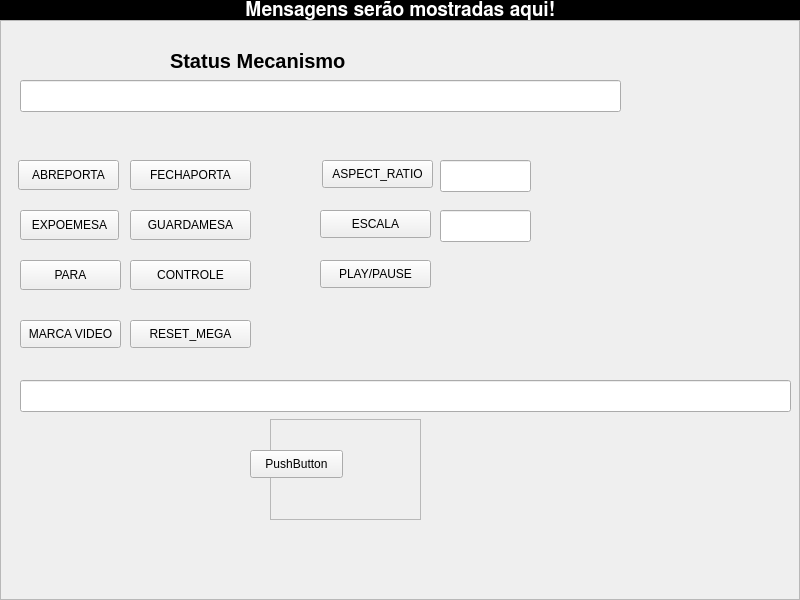
<?xml version="1.0" encoding="UTF-8"?>
<ui version="4.0">
 <class>MainWindow</class>
 <widget class="QMainWindow" name="MainWindow">
  <property name="geometry">
   <rect>
    <x>0</x>
    <y>0</y>
    <width>800</width>
    <height>600</height>
   </rect>
  </property>
  <property name="windowTitle">
   <string>MainWindow</string>
  </property>
  <widget class="QWidget" name="centralwidget">
   <property name="sizePolicy">
    <sizepolicy hsizetype="Expanding" vsizetype="Expanding">
     <horstretch>0</horstretch>
     <verstretch>0</verstretch>
    </sizepolicy>
   </property>
   <layout class="QGridLayout" name="gridLayout">
    <property name="leftMargin">
     <number>0</number>
    </property>
    <property name="topMargin">
     <number>0</number>
    </property>
    <property name="rightMargin">
     <number>0</number>
    </property>
    <property name="bottomMargin">
     <number>0</number>
    </property>
    <property name="horizontalSpacing">
     <number>0</number>
    </property>
    <property name="verticalSpacing">
     <number>6</number>
    </property>
    <item row="0" column="0">
     <layout class="QVBoxLayout" name="verticalLayout">
      <item>
       <widget class="QLabel" name="label_msg">
        <property name="sizePolicy">
         <sizepolicy hsizetype="Expanding" vsizetype="Fixed">
          <horstretch>0</horstretch>
          <verstretch>0</verstretch>
         </sizepolicy>
        </property>
        <property name="font">
         <font>
          <family>FreeSans</family>
          <pointsize>14</pointsize>
          <weight>75</weight>
          <bold>true</bold>
         </font>
        </property>
        <property name="layoutDirection">
         <enum>Qt::LeftToRight</enum>
        </property>
        <property name="styleSheet">
         <string notr="true">background-color:black;
color:white</string>
        </property>
        <property name="text">
         <string>Mensagens serão mostradas aqui!</string>
        </property>
        <property name="alignment">
         <set>Qt::AlignCenter</set>
        </property>
       </widget>
      </item>
      <item>
       <widget class="QFrame" name="frame_video">
        <property name="frameShape">
         <enum>QFrame::StyledPanel</enum>
        </property>
        <property name="frameShadow">
         <enum>QFrame::Raised</enum>
        </property>
        <widget class="QLabel" name="label">
         <property name="geometry">
          <rect>
           <x>170</x>
           <y>30</y>
           <width>251</width>
           <height>22</height>
          </rect>
         </property>
         <property name="font">
          <font>
           <pointsize>15</pointsize>
           <weight>75</weight>
           <bold>true</bold>
          </font>
         </property>
         <property name="text">
          <string>Status Mecanismo</string>
         </property>
        </widget>
        <widget class="QLineEdit" name="lineedit_mecanismo">
         <property name="geometry">
          <rect>
           <x>20</x>
           <y>60</y>
           <width>601</width>
           <height>32</height>
          </rect>
         </property>
         <property name="font">
          <font>
           <pointsize>12</pointsize>
          </font>
         </property>
        </widget>
        <widget class="QLabel" name="label_data">
         <property name="geometry">
          <rect>
           <x>630</x>
           <y>61</y>
           <width>161</width>
           <height>31</height>
          </rect>
         </property>
         <property name="sizePolicy">
          <sizepolicy hsizetype="Fixed" vsizetype="Preferred">
           <horstretch>0</horstretch>
           <verstretch>0</verstretch>
          </sizepolicy>
         </property>
         <property name="text">
          <string/>
         </property>
        </widget>
        <widget class="QPushButton" name="pushButton">
         <property name="geometry">
          <rect>
           <x>18</x>
           <y>140</y>
           <width>101</width>
           <height>30</height>
          </rect>
         </property>
         <property name="text">
          <string>ABREPORTA</string>
         </property>
        </widget>
        <widget class="QPushButton" name="pushButton_2">
         <property name="geometry">
          <rect>
           <x>130</x>
           <y>140</y>
           <width>121</width>
           <height>30</height>
          </rect>
         </property>
         <property name="text">
          <string>FECHAPORTA</string>
         </property>
        </widget>
        <widget class="QPushButton" name="pushButton_3">
         <property name="geometry">
          <rect>
           <x>20</x>
           <y>190</y>
           <width>99</width>
           <height>30</height>
          </rect>
         </property>
         <property name="text">
          <string>EXPOEMESA</string>
         </property>
        </widget>
        <widget class="QPushButton" name="pushButton_4">
         <property name="geometry">
          <rect>
           <x>130</x>
           <y>190</y>
           <width>121</width>
           <height>30</height>
          </rect>
         </property>
         <property name="text">
          <string>GUARDAMESA</string>
         </property>
        </widget>
        <widget class="QPushButton" name="pushButton_5">
         <property name="geometry">
          <rect>
           <x>20</x>
           <y>240</y>
           <width>101</width>
           <height>30</height>
          </rect>
         </property>
         <property name="text">
          <string>PARA</string>
         </property>
        </widget>
        <widget class="QPushButton" name="pushButton_6">
         <property name="geometry">
          <rect>
           <x>130</x>
           <y>240</y>
           <width>121</width>
           <height>30</height>
          </rect>
         </property>
         <property name="text">
          <string>CONTROLE</string>
         </property>
        </widget>
        <widget class="QPushButton" name="pushButton_7">
         <property name="geometry">
          <rect>
           <x>20</x>
           <y>300</y>
           <width>101</width>
           <height>28</height>
          </rect>
         </property>
         <property name="text">
          <string>MARCA VIDEO</string>
         </property>
        </widget>
        <widget class="QLineEdit" name="lineedit_marcavideo">
         <property name="geometry">
          <rect>
           <x>20</x>
           <y>360</y>
           <width>771</width>
           <height>32</height>
          </rect>
         </property>
         <property name="font">
          <font>
           <pointsize>12</pointsize>
          </font>
         </property>
        </widget>
        <widget class="QPushButton" name="pushButton_8">
         <property name="geometry">
          <rect>
           <x>130</x>
           <y>300</y>
           <width>121</width>
           <height>28</height>
          </rect>
         </property>
         <property name="text">
          <string>RESET_MEGA</string>
         </property>
        </widget>
        <widget class="QPushButton" name="pushButton_9">
         <property name="geometry">
          <rect>
           <x>322</x>
           <y>140</y>
           <width>111</width>
           <height>28</height>
          </rect>
         </property>
         <property name="text">
          <string>ASPECT_RATIO</string>
         </property>
        </widget>
        <widget class="QLineEdit" name="lineedit_aspect_2">
         <property name="geometry">
          <rect>
           <x>440</x>
           <y>140</y>
           <width>91</width>
           <height>32</height>
          </rect>
         </property>
         <property name="font">
          <font>
           <pointsize>12</pointsize>
          </font>
         </property>
        </widget>
        <widget class="QPushButton" name="pushButton_10">
         <property name="geometry">
          <rect>
           <x>320</x>
           <y>190</y>
           <width>111</width>
           <height>28</height>
          </rect>
         </property>
         <property name="text">
          <string>ESCALA</string>
         </property>
        </widget>
        <widget class="QLineEdit" name="lineedit_escala_2">
         <property name="geometry">
          <rect>
           <x>440</x>
           <y>190</y>
           <width>91</width>
           <height>32</height>
          </rect>
         </property>
         <property name="font">
          <font>
           <pointsize>12</pointsize>
          </font>
         </property>
        </widget>
        <widget class="QPushButton" name="pushButton_11">
         <property name="geometry">
          <rect>
           <x>320</x>
           <y>240</y>
           <width>111</width>
           <height>28</height>
          </rect>
         </property>
         <property name="text">
          <string>PLAY/PAUSE</string>
         </property>
        </widget>
        <widget class="QFrame" name="frame_video2">
         <property name="geometry">
          <rect>
           <x>270</x>
           <y>399</y>
           <width>151</width>
           <height>101</height>
          </rect>
         </property>
         <property name="sizePolicy">
          <sizepolicy hsizetype="Fixed" vsizetype="Fixed">
           <horstretch>0</horstretch>
           <verstretch>0</verstretch>
          </sizepolicy>
         </property>
         <property name="frameShape">
          <enum>QFrame::StyledPanel</enum>
         </property>
         <property name="frameShadow">
          <enum>QFrame::Raised</enum>
         </property>
        </widget>
        <widget class="QPushButton" name="pushButton_12">
         <property name="geometry">
          <rect>
           <x>250</x>
           <y>430</y>
           <width>93</width>
           <height>28</height>
          </rect>
         </property>
         <property name="text">
          <string>PushButton</string>
         </property>
        </widget>
       </widget>
      </item>
     </layout>
    </item>
   </layout>
  </widget>
 </widget>
 <resources/>
 <connections/>
</ui>
